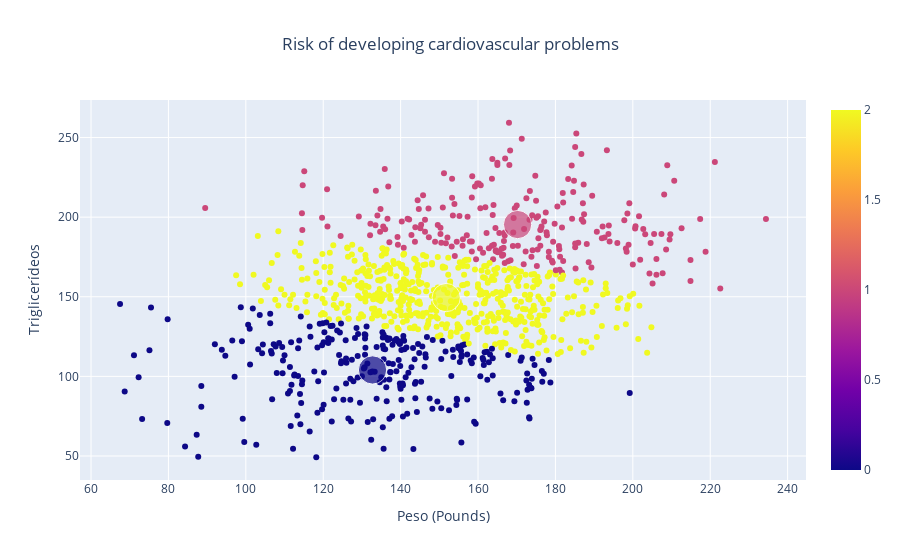

The cell this chart's notebook holds for it:
### Markdown cell above
### Visualizing aggregated data

### Code cell
distribution_grapic = px.scatter(x=X[:, 0], y=X[:, 1], color=label_cluster)
centroids_grapic = px.scatter(x=centroids[:,0], y=centroids[:,1], size=[7]*selected_cluster_numbers, color=range(selected_cluster_numbers))

final_grapic = go.Figure(data=distribution_grapic.data + centroids_grapic.data)
final_grapic.update_xaxes(title="Peso (Pounds)")
final_grapic.update_yaxes(title="Triglicerídeos")
final_grapic.update_layout(title="Risk of developing cardiovascular problems", title_x=.5)
final_grapic.show()

### Figure 1 — Plotly figure (JSON) as saved in the notebook; plotly's stock layout.template omitted (floating-point values rounded to 4 significant figures; data arrays with more than 128 entries replaced by an {"elided": "..."} marker saying what was removed)
{"data": [{"hovertemplate": "x=%{x}<br>y=%{y}<br>color=%{marker.color}<extra></extra>", "legendgroup": "", "marker": {"color": {"elided": "990 int values"}, "coloraxis": "coloraxis", "symbol": "circle"}, "mode": "markers", "name": "", "orientation": "v", "showlegend": false, "type": "scatter", "x": {"elided": "990 float values"}, "xaxis": "x", "y": {"elided": "990 float values"}, "yaxis": "y"}, {"hovertemplate": "x=%{x}<br>y=%{y}<br>size=%{marker.size}<br>color=%{marker.color}<extra></extra>", "legendgroup": "", "marker": {"color": [0, 1, 2], "coloraxis": "coloraxis", "size": [7, 7, 7], "sizemode": "area", "sizeref": 0.0175, "symbol": "circle"}, "mode": "markers", "name": "", "orientation": "v", "showlegend": false, "type": "scatter", "x": [132.7, 170.2, 151.8], "xaxis": "x", "y": [104.0, 195.4, 149.5], "yaxis": "y"}], "layout": {"title": {"text": "Risk of developing cardiovascular problems", "x": 0.5}, "xaxis": {"title": {"text": "Peso (Pounds)"}}, "yaxis": {"title": {"text": "Triglicerídeos"}}}}
